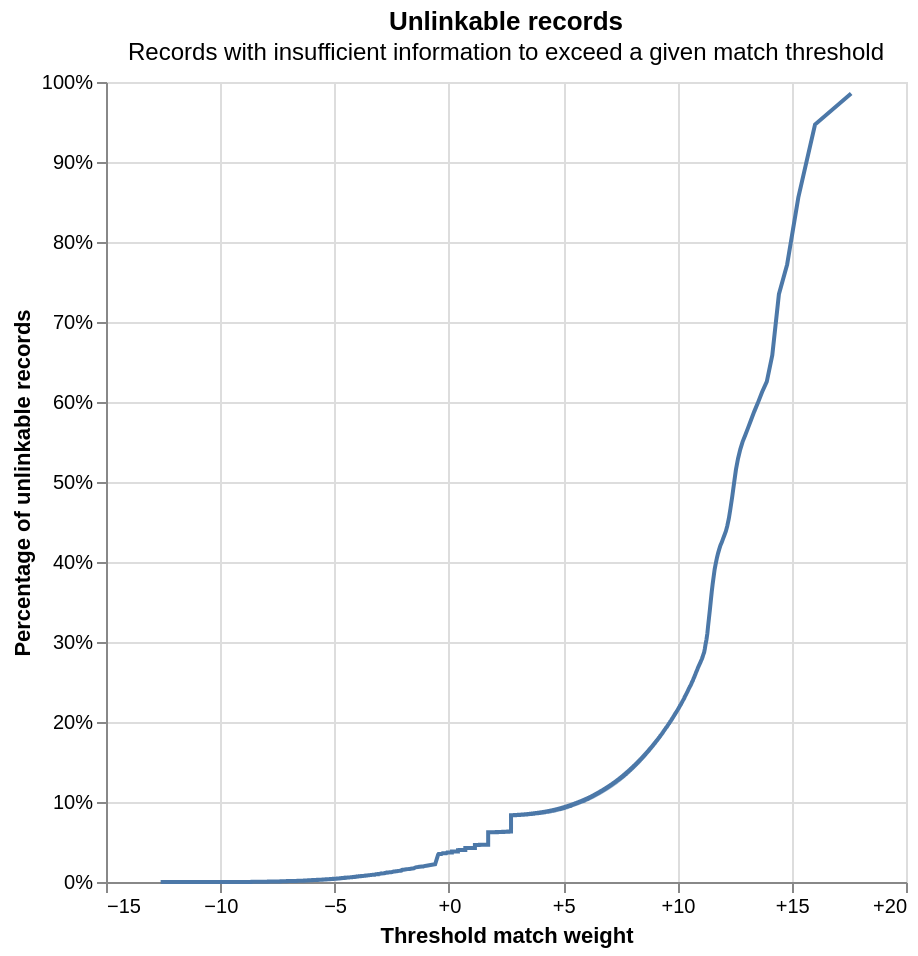

Write notebook code for a chart like this one.
### Code cell
linker.evaluation.unlinkables_chart()

### Figure 1 — Vega-Lite specification as saved in the notebook (floating-point values rounded to 4 significant figures; data arrays with more than 128 entries replaced by an {"elided": "..."} marker saying what was removed)
{"config": {"view": {"continuousWidth": 400, "continuousHeight": 300}}, "layer": [{"mark": {"type": "line"}, "encoding": {"x": {"axis": {"format": "+", "title": "Threshold match weight"}, "field": "match_weight", "type": "quantitative"}, "y": {"axis": {"format": "%", "title": "Percentage of unlinkable records"}, "field": "cum_prop", "type": "quantitative"}}}, {"mark": {"type": "point"}, "encoding": {"opacity": {"condition": {"param": "x_match_weight_y_cum_prop_coords_of_mouse", "value": 1, "empty": false}, "value": 0}, "tooltip": [{"field": "match_weight", "format": "+.5", "title": "Match weight", "type": "quantitative"}, {"field": "match_probability", "format": ".5", "title": "Match probability", "type": "quantitative"}, {"field": "cum_prop", "format": ".3%", "title": "Proportion of unlinkable records", "type": "quantitative"}], "x": {"axis": {"title": "Threshold match weight"}, "field": "match_weight", "type": "quantitative"}, "y": {"axis": {"format": "%", "title": "Percentage of unlinkable records"}, "field": "cum_prop", "type": "quantitative"}}, "name": "mouse_coords"}, {"mark": {"type": "rule", "color": "gray"}, "encoding": {"x": {"field": "match_weight", "type": "quantitative"}}, "transform": [{"filter": {"param": "x_match_weight_y_cum_prop_coords_of_mouse", "empty": false}}]}, {"mark": {"type": "rule", "color": "gray"}, "encoding": {"y": {"field": "cum_prop", "type": "quantitative"}}, "transform": [{"filter": {"param": "x_match_weight_y_cum_prop_coords_of_mouse", "empty": false}}]}], "data": {"name": "data-f3e29adaa556c995f4cfa0a95f4879ab"}, "height": 400, "params": [{"name": "x_match_weight_y_cum_prop_coords_of_mouse", "select": {"type": "point", "fields": ["match_weight", "cum_prop"], "nearest": true, "on": "mouseover"}, "views": ["mouse_coords"]}], "title": {"text": "Unlinkable records", "subtitle": "Records with insufficient information to exceed a given match threshold"}, "width": 400, "$schema": "https://vega.github.io/schema/vega-lite/v5.9.3.json", "datasets": {"data-f3e29adaa556c995f4cfa0a95f4879ab": {"elided": "23321 records"}}}
